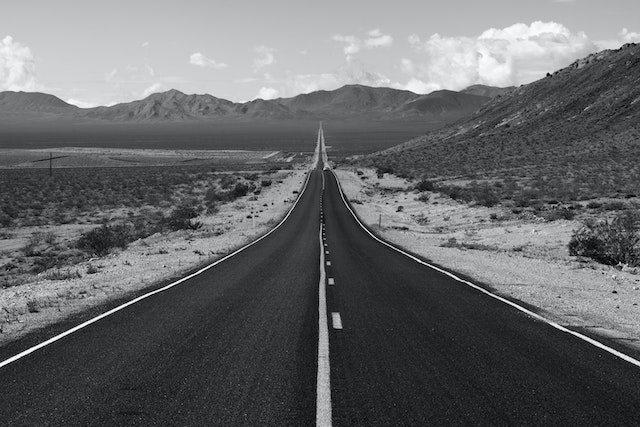
#> input picture LV2/road.jpg, 640 x 427 px
$ python zad2.4.3.py
#> lines starting #> are read from the running program, lines starting #| are printed output that depends on the picture
import numpy as np
import matplotlib.pyplot as plt

#a
img=plt.imread("road.jpg")
#> img is the input picture: shape (427, 640, 3); mean R, G, B 102.9, 103.9, 105.9
plt.imshow(img, cmap="gray", alpha=0.5)
plt.show()

#b
quarter_img = img[106:212,:640]
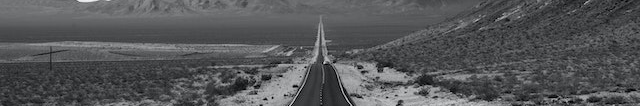
#> quarter_img: shape (106, 640, 3); mean R, G, B 85.5, 86.5, 88.5
plt.imshow(quarter_img, cmap="gray")
plt.show()

#c
rotated = np.rot90(img)
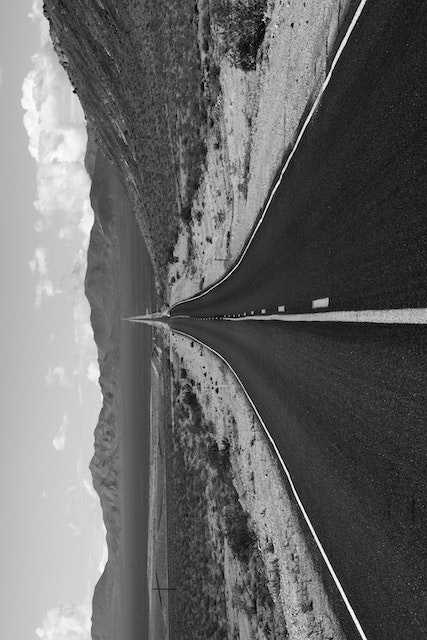
#> rotated: shape (640, 427, 3); mean R, G, B 102.9, 103.9, 105.9
plt.imshow(rotated, cmap="gray")
plt.show()

#d
mirrored = np.flip(img)
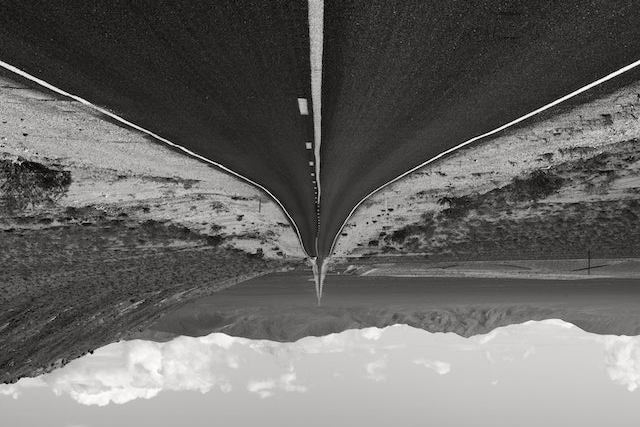
#> mirrored: shape (427, 640, 3); mean R, G, B 105.9, 103.9, 102.9
plt.imshow(mirrored, cmap="gray")
plt.show()
